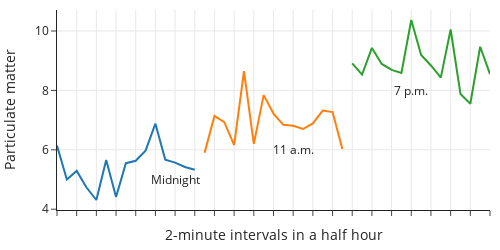

Notebook cell for this chart:
### Markdown cell above
Line plots can give us a sense of variation in the measurements. In one 30-minute period, we expect the measurements to be roughly the same, with the exception of minor variations from the particles moving in the air and the measurement error of the instrument:

### Code cell
fig = px.line(pm, x="time", y="aq2.5", color="hour",
             labels={
        "time": "2-minute intervals in a half hour",
        "aq2.5": "Particulate matter",
    }
      )

fig.add_annotation(x=12, y=5, text="Midnight", showarrow=False)
fig.add_annotation(x=24, y=6, text="11 a.m.", showarrow=False)
fig.add_annotation(x=36, y=8, text="7 p.m.", showarrow=False)

fig.update_xaxes(showticklabels=False)
fig.update_layout(width=500, height=250, showlegend=False)

fig.show()

### Figure 1 — Plotly figure (JSON) as saved in the notebook; plotly's stock layout.template omitted (floating-point values rounded to 4 significant figures)
{"data": [{"hovertemplate": "hour=0<br>2-minute intervals in a half hour=%{x}<br>Particulate matter=%{y}<extra></extra>", "legendgroup": "0", "line": {"color": "#1F77B4", "dash": "solid"}, "marker": {"symbol": "circle"}, "mode": "lines", "name": "0", "orientation": "v", "showlegend": true, "type": "scatter", "x": ["2022-04-01 00:01:10 UTC", "2022-04-01 00:03:10 UTC", "2022-04-01 00:05:10 UTC", "2022-04-01 00:07:10 UTC", "2022-04-01 00:09:10 UTC", "2022-04-01 00:11:10 UTC", "2022-04-01 00:13:10 UTC", "2022-04-01 00:15:10 UTC", "2022-04-01 00:17:10 UTC", "2022-04-01 00:19:10 UTC", "2022-04-01 00:21:10 UTC", "2022-04-01 00:23:10 UTC", "2022-04-01 00:25:10 UTC", "2022-04-01 00:27:10 UTC", "2022-04-01 00:29:10 UTC"], "xaxis": "x", "y": [6.14, 5, 5.29, 4.73, 4.31, 5.66, 4.41, 5.55, 5.63, 5.97, 6.88, 5.67, 5.57, 5.42, 5.33], "yaxis": "y"}, {"hovertemplate": "hour=11<br>2-minute intervals in a half hour=%{x}<br>Particulate matter=%{y}<extra></extra>", "legendgroup": "11", "line": {"color": "#FF7F0E", "dash": "solid"}, "marker": {"symbol": "circle"}, "mode": "lines", "name": "11", "orientation": "v", "showlegend": true, "type": "scatter", "x": ["2022-04-01 11:03:16 UTC", "2022-04-01 11:05:16 UTC", "2022-04-01 11:07:16 UTC", "2022-04-01 11:09:16 UTC", "2022-04-01 11:11:16 UTC", "2022-04-01 11:13:16 UTC", "2022-04-01 11:15:16 UTC", "2022-04-01 11:17:16 UTC", "2022-04-01 11:19:16 UTC", "2022-04-01 11:21:16 UTC", "2022-04-01 11:23:16 UTC", "2022-04-01 11:25:17 UTC", "2022-04-01 11:27:16 UTC", "2022-04-01 11:29:16 UTC", "2022-04-01 11:31:16 UTC"], "xaxis": "x", "y": [5.9, 7.14, 6.93, 6.16, 8.65, 6.2, 7.84, 7.22, 6.84, 6.81, 6.7, 6.89, 7.32, 7.27, 6.03], "yaxis": "y"}, {"hovertemplate": "hour=19<br>2-minute intervals in a half hour=%{x}<br>Particulate matter=%{y}<extra></extra>", "legendgroup": "19", "line": {"color": "#2CA02C", "dash": "solid"}, "marker": {"symbol": "circle"}, "mode": "lines", "name": "19", "orientation": "v", "showlegend": true, "type": "scatter", "x": ["2022-04-01 19:03:20 UTC", "2022-04-01 19:05:20 UTC", "2022-04-01 19:07:20 UTC", "2022-04-01 19:09:20 UTC", "2022-04-01 19:11:20 UTC", "2022-04-01 19:13:20 UTC", "2022-04-01 19:15:20 UTC", "2022-04-01 19:17:21 UTC", "2022-04-01 19:19:20 UTC", "2022-04-01 19:21:20 UTC", "2022-04-01 19:23:20 UTC", "2022-04-01 19:25:20 UTC", "2022-04-01 19:27:20 UTC", "2022-04-01 19:29:20 UTC", "2022-04-01 19:31:20 UTC"], "xaxis": "x", "y": [8.91, 8.53, 9.43, 8.89, 8.69, 8.59, 10.37, 9.19, 8.84, 8.43, 10.05, 7.88, 7.55, 9.47, 8.55], "yaxis": "y"}], "layout": {"annotations": [{"showarrow": false, "text": "Midnight", "x": 12, "y": 5}, {"showarrow": false, "text": "11 a.m.", "x": 24, "y": 6}, {"showarrow": false, "text": "7 p.m.", "x": 36, "y": 8}], "height": 250, "legend": {"title": {"text": "hour"}, "tracegroupgap": 0}, "showlegend": false, "width": 500, "xaxis": {"anchor": "y", "autorange": true, "domain": [0, 1], "range": [0, 44], "showticklabels": false, "title": {"text": "2-minute intervals in a half hour"}, "type": "category"}, "yaxis": {"anchor": "x", "autorange": true, "domain": [0, 1], "range": [3.973, 10.71], "title": {"text": "Particulate matter"}, "type": "linear"}}}
